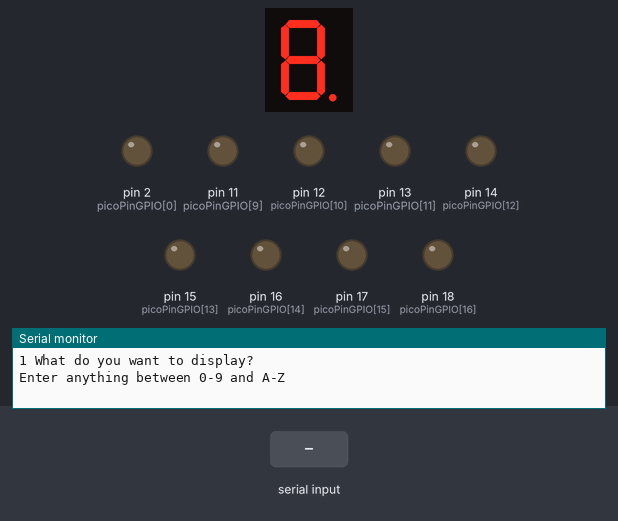
Bench run of a sketch on a simulated Arduino Uno, built with avr-gcc and run on an emulated ATmega328P. Parts: 1-digit seven-segment display, output pins drawn as LEDs (lit = HIGH), the last lines printed to the serial monitor. Wiring (inferred from the names in the program): 1-digit 7-segment display, segments lit when LOW: segments pin 10, pin 9, pin 8, pin 7, pin 6, pin 5, pin 4, pin 3. The test bench sets the inputs (shaded band). The segment pins are drawn as the display they are named for; pins used as bus, display or sensor lines are not drawn.

Above: at 1.2 s.
1.3 s: "90 45\n" received over Serial
At 2.3 s:
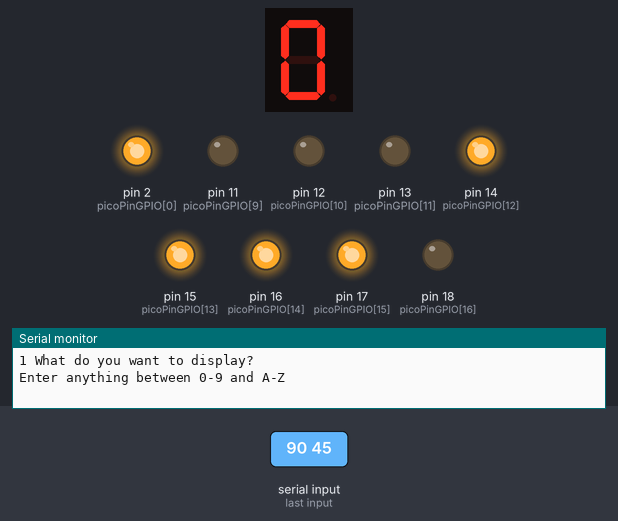
2.8 s: "30 150\n" received over Serial
At 3.4 s:
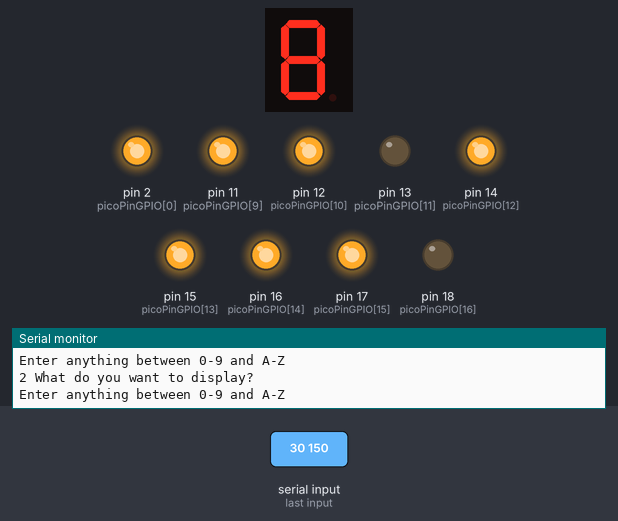
4.3 s: "5\n" received over Serial
At 5.5 s:
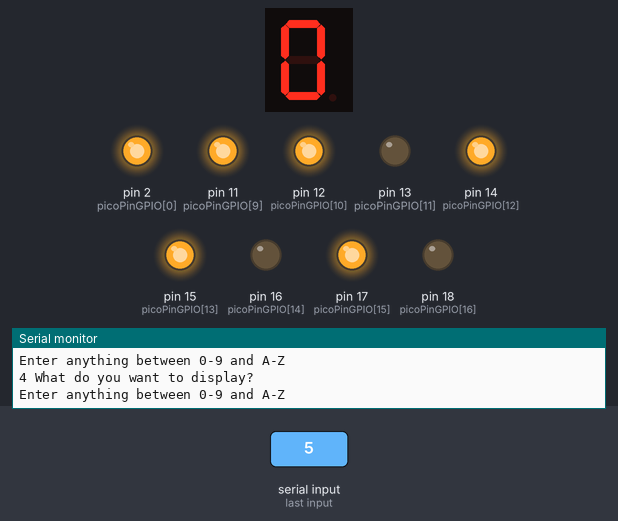
5.8 s: "200\n" received over Serial
At 6.9 s:
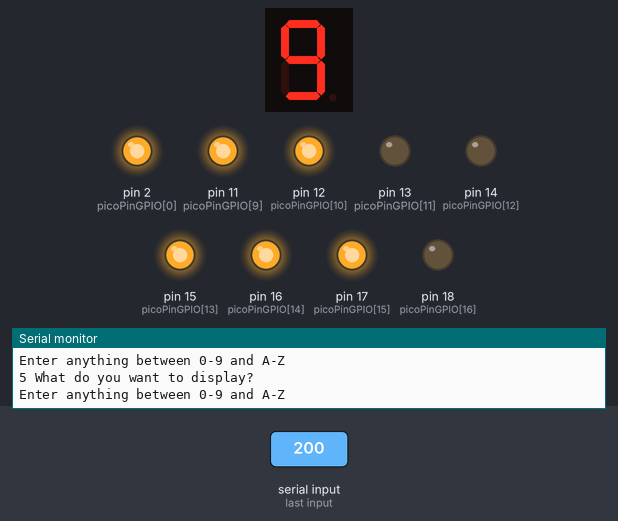
7.3 s: "90\n" received over Serial
At 8.0 s:
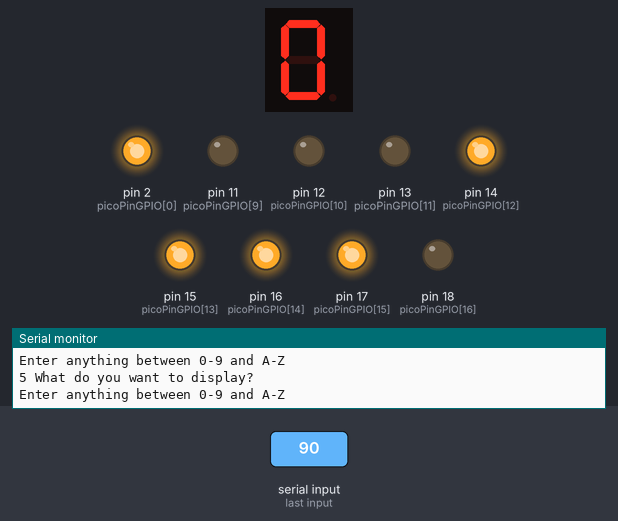
Timing chart, 0 to 9.8 s (numbered marks = the images above; inputs shaded):
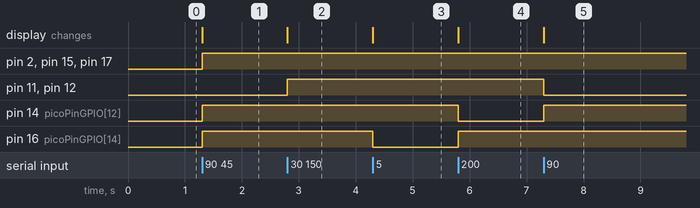

Measured:
- after the input at 1.3 s, pin 2 (picoPinGPIO[0]), pin 14 (picoPinGPIO[12]), pin 15 (picoPinGPIO[13]), pin 16 (picoPinGPIO[14]), pin 17 (picoPinGPIO[15]): LOW → HIGH at once; the display: changes at once (image 1)
- after the input at 2.8 s, pin 11 (picoPinGPIO[9]), pin 12 (picoPinGPIO[10]): LOW → HIGH at once; the display: changes at once (image 2)
- after the input at 4.3 s, pin 16 (picoPinGPIO[14]): HIGH → LOW at once; the display: changes at once (image 3)
- after the input at 5.8 s, pin 14 (picoPinGPIO[12]): HIGH → LOW at once; pin 16 (picoPinGPIO[14]): LOW → HIGH at once; the display: changes at once (image 4)
- after the input at 7.3 s, pin 11 (picoPinGPIO[9]), pin 12 (picoPinGPIO[10]): HIGH → LOW at once; pin 14 (picoPinGPIO[12]): LOW → HIGH at once; the display: changes at once (image 5)

The sketch:

Resbperry_Pie.ino
```cpp
#define num_led_segments 17
#define num_characters 38

int picoPinGPIO[num_led_segments] = {2,3,4,5,6,7,8,9,10,11,12,13,14,15,16,17,18};

int fontSymbol[num_characters][num_led_segments] = {
// A2,A1, F, H, E, J, M, N, L,D2,D1,DP, C,G1, B,G2, K
  {1,1,1,0,1,0,0,1,0,1,1,0,1,0,1,0,1},//0
  {0,0,0,0,0,0,0,0,0,0,0,0,1,0,1,0,0},//1
  {1,1,0,0,1,0,0,0,0,1,1,0,0,1,1,1,0},//2
  {1,1,0,0,0,0,0,0,0,1,1,0,1,1,1,1,0},//3
  {0,0,1,0,0,0,0,0,0,0,0,0,1,1,1,1,0},//4
  {1,1,1,0,0,0,0,0,0,1,1,0,1,1,0,1,0},//5
  {1,1,1,0,1,0,0,0,0,1,1,0,1,1,0,1,0},//6
  {1,1,1,0,0,0,0,0,0,0,0,0,1,0,1,0,0},//7
  {1,1,1,0,1,0,0,0,0,1,1,0,1,1,1,1,0},//8
  {1,1,1,0,0,0,0,0,0,0,0,0,1,1,1,1,0},//9

  {1,1,1,0,1,0,0,0,0,0,0,0,1,1,1,1,0},//A
  {1,1,1,0,1,0,0,0,0,1,1,0,1,1,0,1,1},//B
  {1,1,1,0,1,0,0,0,0,1,1,0,0,0,0,0,0},//C
  {1,1,0,0,0,1,1,0,0,1,1,0,1,0,1,0,0},//D
  {1,1,1,0,1,0,0,0,0,1,1,0,0,1,0,1,0},//E
  {1,1,1,0,1,0,0,0,0,0,0,0,0,1,0,1,0},//F
  {1,1,1,0,1,0,0,0,0,1,1,0,1,0,0,1,0},//G
  {0,0,1,0,1,0,0,0,0,0,0,0,1,1,1,1,0},//H
  {1,1,0,0,0,1,1,0,0,1,1,0,0,1,0,1,0},//I

// A2,A1, F, H, E, J, M, N, L,D2,D1,DP, C,G1, B,G2, K
  {0,0,0,0,1,0,0,0,0,1,1,0,1,0,1,0,0},//J
  {0,0,1,0,1,0,0,0,1,0,0,0,0,1,0,0,1},//K
  {0,0,1,0,1,0,0,0,0,1,1,0,0,0,0,0,0},//L
  {0,0,1,1,1,0,1,0,0,0,0,0,1,0,1,0,1},//M
  {0,0,1,1,1,0,0,0,1,0,0,0,1,0,1,0,0},//N
  {1,1,1,0,1,0,0,0,0,1,1,0,1,0,1,0,0},//O
  {1,1,1,0,1,0,0,0,0,0,0,0,0,1,1,1,0},//P
  {1,1,1,0,1,0,0,0,1,1,1,0,1,0,1,0,0},//Q
  {1,1,1,0,1,0,0,0,1,0,0,0,0,1,1,1,0},//R
  {1,1,0,1,0,0,0,0,0,1,1,0,1,0,0,1,0},//S
  {1,1,0,0,0,1,1,0,0,0,0,0,0,0,0,0,0},//T
  {0,0,1,0,1,0,0,0,0,1,1,0,1,0,1,0,0},//U
  {0,0,1,0,1,0,0,1,0,0,0,0,0,0,0,0,1},//V
  {0,0,1,0,1,1,0,1,1,0,0,0,1,0,1,0,0},//W
  {0,0,0,1,0,0,0,1,1,0,0,0,0,0,0,0,1},//X
  {0,0,0,1,0,0,0,0,0,0,0,0,0,0,0,0,1},//Y
  {1,1,0,0,0,0,0,1,0,1,1,0,0,0,0,0,1},//Z
  {1, 1, 1, 1, 1, 1, 1, 1, 1, 1, 1, 1, 1, 1, 1, 1, 1}, // clear all
  {0, 0, 1, 0, 1, 1, 1, 0, 1, 0, 0, 1, 1, 1, 1, 1, 1}//#

};

int serialNum = 1;
char charToDisplay;

void setup() {
  // put your setup code here, to run once:
  for(int i = 0; i<num_led_segments; i++){
    pinMode(picoPinGPIO[i], OUTPUT);
  }
  Serial.begin(9600);

  while(!Serial);
}

void loop() {
  // put your main code here, to run repeatedly:

  Serial.print(serialNum);
  Serial.print(" What do you want to display? \r\n");
  Serial.print("Enter anything between 0-9 and A-Z \r\n");

  while(!Serial.available());

  charToDisplay = Serial.read();

  displayAlphabet(charToDisplay);
  delay(1000);
  serialNum++;
  while(Serial.available()){
    Serial.read();
  }

}


void displayAlphabet(char ch){
  int fontRowNum;
  if(ch >= '0' && ch <= '9'){
    fontRowNum = ch - '0';
  }
  else if(ch >= 'A' && ch <= 'Z'){
    fontRowNum = 10 + ch - 'A';
  }
  else if (ch == ' '){
    fontRowNum = 36;
  }
  else{
    fontRowNum = 37;
  }

  for(int i = 0; i<num_led_segments; i++){
    digitalWrite(picoPinGPIO[i], fontSymbol[fontRowNum][i]);
  }
}
```

frequencyCalculation.c
```cpp
#include<stdio.h>

void main(){
    float R, C;
    printf("Enter Resistance in Kiloohm\n");
    scanf("%f", &R);
    printf("Enter Capacitor in Microfarad\n");
    scanf("%f", &C);
    float t = 0.693*(10 + 2 * R) * C * 0.001;
    float f = 1 / t;
    printf("Time Period in seconds = %f\n", t);
    printf("Frequency in Hz = %f\n", f);
}
```

soft_serial_tx_util.c
```cpp
#include "soft_serial_tx_util.h"
#include <stdint.h>
#include <Arduino.h>
//#include <stdlib.h>

/////////////////////////////////////////////////////
        ///// NOTE: 1000000UL is NOT the F_CPU
        /////       1000000UL is 1000000UL micro-seconds. There are 1000000UL uS in ONE second

const unsigned long MICROSECOND_PER_BIT = (1000000UL / SOFT_TX_BAUD);
/////////////////////////////////////////////////////
// void software_serial_configure() {

//        pinMode(SOFT_TX_PIN_NO, OUTPUT);

// }
/////////////////////////////////////////////////////////////
void ss_putc(char c) {

    uint8_t  bit_mask;

    digitalWrite(12, HIGH); // Disable TFT TFT_CS
    pinMode(SOFT_TX_PIN_NO, OUTPUT);

    // Transmit START bit
    digitalWrite(SOFT_TX_PIN_NO, LOW);
    delayMicroseconds(MICROSECOND_PER_BIT);

    // Transmit 8-data bits
    for (bit_mask=0x01; bit_mask; bit_mask<<=1) {
        if (c & bit_mask) {
            digitalWrite(SOFT_TX_PIN_NO, HIGH);
        }
        else {
            digitalWrite(SOFT_TX_PIN_NO, LOW);
        }
        delayMicroseconds(MICROSECOND_PER_BIT);
    }

    // Transmit STOP bit(s)
    digitalWrite(SOFT_TX_PIN_NO, HIGH);
    delayMicroseconds(MICROSECOND_PER_BIT); // Fixed to ONE STOP Bit

}
///////////////////////////////////////////////////////////
void ss_puts(char *s)
{
    while(*s)
        ss_putc(*s++);
}
////////////////////////////////////////////
void ss_puts_p(const char *progmem_s )
{
   register uint8_t c;

   while ( (c = pgm_read_byte(progmem_s++)) )
   ss_putc(c);

}
///////////////////////////////////////////////////////////////////
void ss_put_int(int  message_int){
   char buffer_temp[10];
   itoa( message_int, buffer_temp, 10);   //convert int to string (decimal format)
   ss_puts(buffer_temp);                //and transmit string to software serial
}
///////////////////////////////////////////////////////////////////
void ss_put_uint(unsigned int  message_uint){
   char buffer_temp[10];
   utoa( message_uint, buffer_temp, 10);   //convert unsigned int to string (decimal format)
   ss_puts(buffer_temp);                //and transmit string to software serial
}
///////////////////////////////////////////////////////////////////
void ss_put_long(long message_long){
   char buffer_temp[15];
   ltoa(message_long, buffer_temp, 10);   //convert long to string
   //ss_puts(" HELLO ");
   ss_puts(buffer_temp);                //and transmit string to software serial
}
////////////////////////////////////////////////////////////////////
void ss_put_float(float  message_float){
   char buffer_temp[15];
   dtostrf( message_float, 1, 2, buffer_temp); //  convert float to str
   ss_puts(buffer_temp);                //and transmit string to software serial
}
///////////////////////////////////////////////////////////////////
```

soft_serial_tx_util.h
```cpp
//
// Low qulaity: Rudimentary Software Serial Transmit
//

#ifndef SOFT_SERIAL_TX_UTIL_H
        #define SOFT_SERIAL_TX_UTIL_H

          ///////////#define SOFT_TX_BAUD 115200
        #define SOFT_TX_BAUD       9600

        // Fixed to ONE STOP BIT
        //#define SOFT_TX_STOP_BITS  1

        //  ES32-CAM-CH340 Board Specific pin number
        #define SOFT_TX_PIN_NO     1

        void software_serial_configure();
        void ss_putc(char c);
        void ss_puts(char *s);
        void ss_puts_p(const char *progmem_s );
        void ss_put_int(int  message_int);
        void ss_put_uint(unsigned int  message_uint);
        void ss_put_long(long message_long);
        void ss_put_float(float  message_float);


#endif // SOFT_SERIAL_TX_UTIL_H

///////////////////////////////////////////////////////////////////////////////////////////////////////////////////
```
